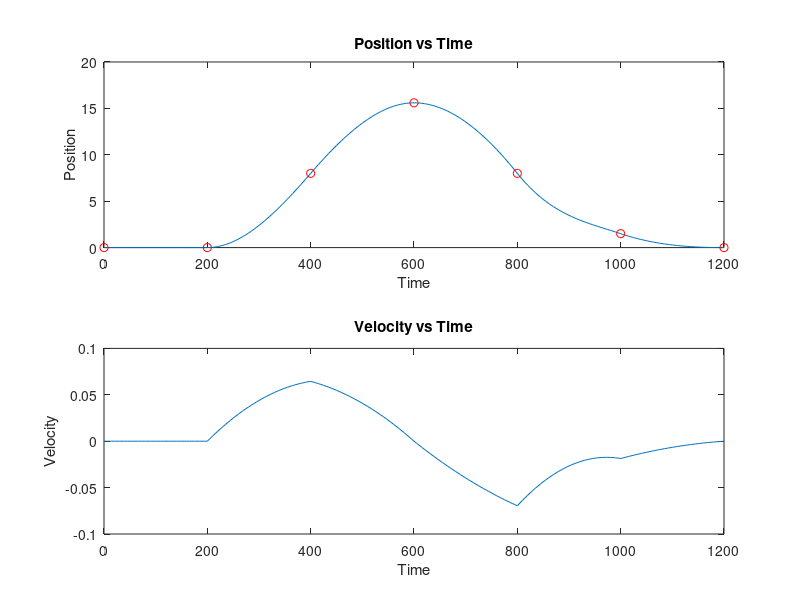

The MATLAB script that drew this image:
data_num = 7;
% p_x = [0, 0 , 9.3 , 28.6 , 18 , 1.5, 0];
% v_x = [0, 0, 0.04448, 0, -0.0496, -0.01864, 0];
% t_x = [0, 12.2*20, 32.3*20, 50.0*20, 68.4*20, 85.5*20, 100.0*20];

% p_x = [0, 0 , 9.3 , 28.6 , 18 , 1.5, 0];
% v_x = [0, 0, 0.04448, 0, -0.0496, -0.01864, 0];
% t_x = [0, 200.0, 400.0, 600.0, 800.0, 1000.0, 1200];

p_x = [0, 0 ,     8.0 ,   15.6 ,  8 ,    1.5,     0];
v_x = [0, 0,      0.06448,0,     -0.0696, -0.01864, 0];
t_x = [0, 200.0,  400.0,  600.0,  800.0,  1000.0,  1200];

coefficient = struct('a3', cell(1,data_num), 'b2', cell(1,data_num), 'c1', cell(1,data_num), 'd0', cell(1,data_num));


for i = 1:data_num - 1
    p0 = p_x(i);
    v0 = v_x(i);
    
    p1 = p_x(i+1);
    v1 = v_x(i+1);
    T = t_x(i+1) - t_x(i);
    disp(T);
    coefficient(i).d0 = p0;
    coefficient(i).c1 = v0;
    coefficient(i).b2 = (3*p1 - v1*T - 2*v0*T - 3*p0) / (T^2);
    coefficient(i).a3 = (-2*p1 + v1*T + v0*T + 2*p0) / (T^3);   

end

time_step = 5;%ms
total_time = t_x(end);
via_point = struct('p', [], 'v', [], 't', []);
via_points = [];

for the_t_value = 0:time_step:total_time
    k = 1;
    while(the_t_value >= t_x(k) && k < length(t_x))
        k = k+1;
    end
    k = k - 1;
    dt = the_t_value - t_x(k);
    via_point.p = coefficient(k).a3 * dt * dt * dt + coefficient(k).b2 * dt * dt + coefficient(k).c1 * dt + coefficient(k).d0;
    via_point.v = 3 * coefficient(k).a3 * dt * dt + 2 * coefficient(k).b2 * dt + coefficient(k).c1;
    via_point.t = the_t_value;
    
    via_points = [via_points; via_point];
end


t = [via_points.t];
p = [via_points.p];
v = [via_points.v];

figure;

subplot(2,1,1);
plot(t, p);
hold on;  % Keep the current plot
plot(t_x, p_x, 'ro');  % Plot the points with red circles
title('Position vs Time');
xlabel('Time');
ylabel('Position');

subplot(2,1,2);
plot(t, v);
hold on;  % Keep the current plot
title('Velocity vs Time');
xlabel('Time');
ylabel('Velocity');


